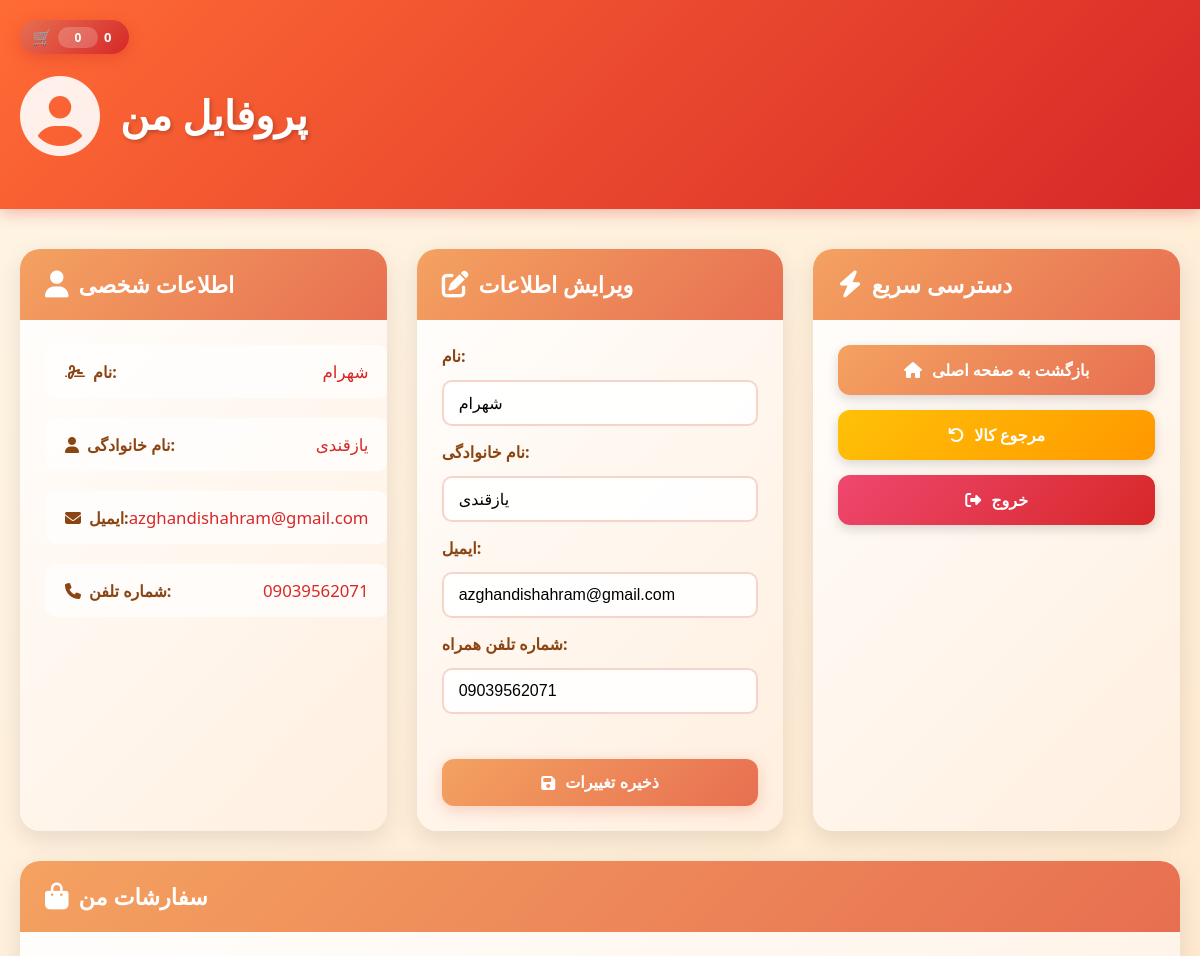
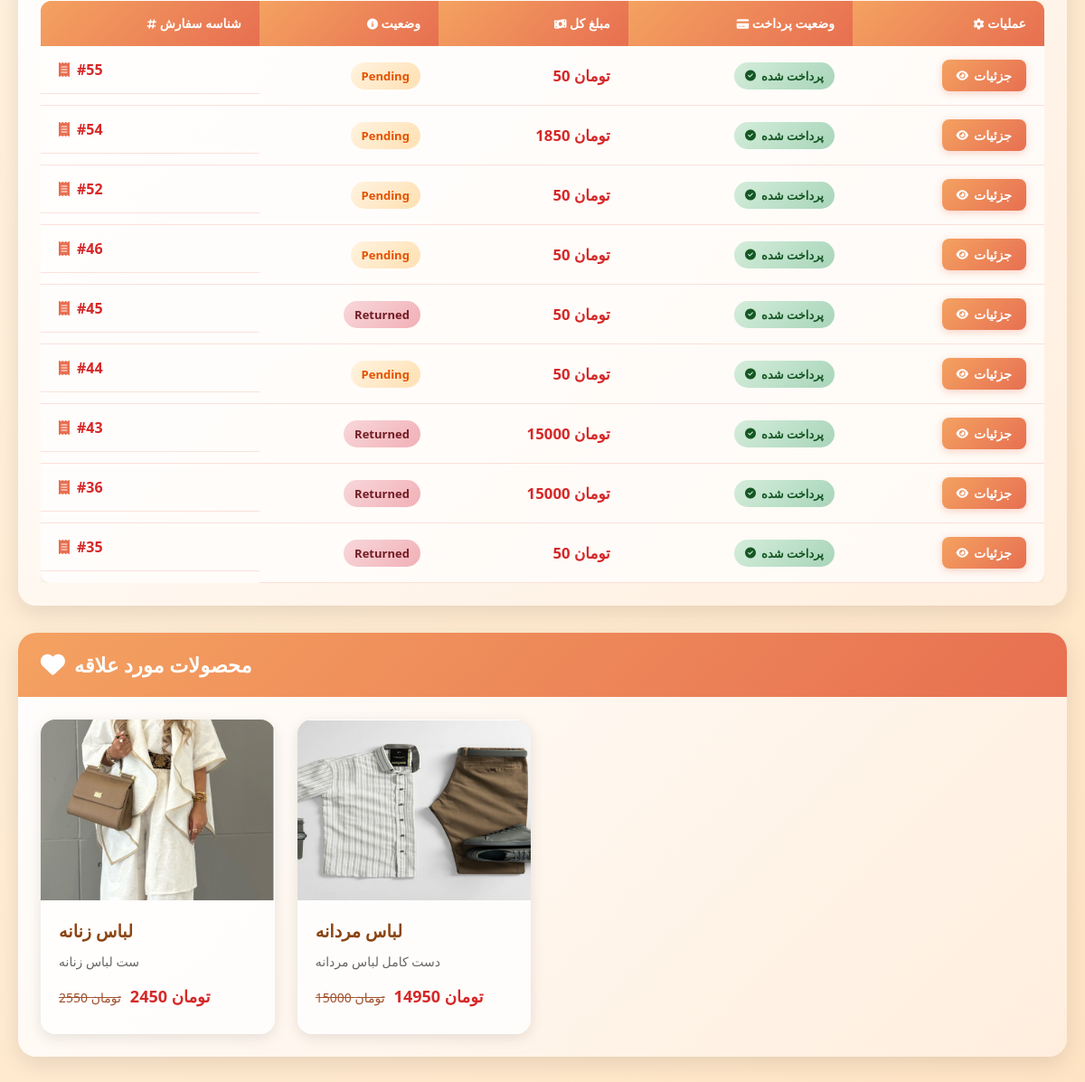
Screenshot of /profile/ (signed in) with the database file from the repository (2 pictures, top to bottom).
### account/models.py (models this page shows, shortened)
class ShopUser(AbstractBaseUser , PermissionsMixin):
    phone = models.CharField(max_length=11, unique=True)
    first_name = models.CharField(max_length=100)
    last_name = models.CharField(max_length=100)
    city = models.CharField(max_length=100)
    address = models.CharField(max_length=250)
    email = models.EmailField(unique=True, blank=True, null=True)
    is_active = models.BooleanField(default=True)
    is_staff = models.BooleanField(default=False)
    is_superuser = models.BooleanField(default=False)
    date_joined = models.DateTimeField(default=timezone.now)
    objects = ShopUserManager()
    USERNAME_FIELD = 'phone'
    REQUIRED_FIELDS = []

### order/models.py (models this page shows, shortened)
class Order(models.Model):
    order_status = models.CharField(max_length=100, choices=[
        ('pending', 'Pending'),
        ('confirmed', 'Confirmed'),
        ('shipped', 'Shipped'),
        ('delivered', 'Delivered'),
        ('cancelled', 'Cancelled'),
        ('returned', 'Returned')], default='pending'
    )
    buyer = models.ForeignKey(ShopUser, related_name='orders', on_delete=models.SET_NULL, null=True)
    first_name = models.CharField(max_length=50)
    last_name = models.CharField(max_length=50)
    phone = models.CharField(max_length=11)
    email = models.EmailField()
    city = models.CharField(max_length=100)
    province = models.CharField(max_length=100)
    address = models.CharField(max_length=250)
    postal_code = models.CharField(max_length=20)
    created = models.DateTimeField(auto_now_add=True)
    updated = models.DateTimeField(auto_now=True)
    paid = models.BooleanField(default=False)
    return_reason = models.TextField(blank=True, null=True)
    class Meta:
        ordering = ['-created']
        indexes = [models.Index(fields=['-created'])]
    def get_total_price(self):
        return sum(item.get_cost() for item in self.items.all())
    def get_post_price  (self):
        weight = sum(item.get_weight() for item in self.items.all())
        if weight <= 3000:
            return 50
        elif 3000 < weight < 5000:
            return 60
        else:
            return 70
    def get_total_price_with_post(self):
        return self.get_total_price() + self.get_post_price()

class OrderItem(models.Model):
    order = models.ForeignKey(Order, related_name='items', on_delete=models.CASCADE)
    product = models.ForeignKey(Product, related_name='order_items', on_delete=models.CASCADE)
    price = models.PositiveIntegerField(default=0)
    quantity = models.PositiveIntegerField(default=1)
    weight = models.PositiveIntegerField(default=0)
    def get_cost(self):
        return self.price * self.quantity
    def get_weight(self):
        return self.weight * self.quantity

### shop/models.py (models this page shows, shortened)
class Product(models.Model):
    category = models.ForeignKey(Category, related_name='products', on_delete=models.CASCADE, verbose_name='دسته بندی')
    name = models.CharField(max_length=200, verbose_name='نام')
    slug = models.SlugField(max_length=200, verbose_name='اسلاگ')
    description = models.TextField(blank=True, verbose_name='توضیحات')
    weight = models.PositiveIntegerField(default=0, verbose_name='وزن')
    price = models.PositiveIntegerField(default=0, verbose_name='قیمت')
    off = models.PositiveIntegerField(default=0, verbose_name=' تخفیف')
    new_price = models.PositiveIntegerField(default=0, verbose_name='قیمت جدید')
    tags = TaggableManager()
    favorite_products = models.ManyToManyField(ShopUser, related_name='favorite_products', blank=True)
    created = models.DateTimeField(auto_now_add=True, verbose_name='تاریخ ایجاد')
    updated = models.DateTimeField(auto_now=True, verbose_name='تاریخ بروزرسانی')
    inventory = models.PositiveIntegerField(default=0, verbose_name='موجودی')
    class Meta:
        ordering = ['-created']
        indexes = [
            models.Index(fields=['id','slug']),
            models.Index(fields=['name']),
            models.Index(fields=['-created']),
        ]
        verbose_name = 'محصول'
        verbose_name_plural = 'محصولات'
    def get_absolute_url(self):
        return reverse('shop:product_detail', args=[self.id, self.slug])

class ProductImage(models.Model):
    product = models.ForeignKey(Product, related_name='images', on_delete=models.CASCADE, verbose_name='محصول')
    image = models.ImageField(upload_to='products/%Y/%m/%d', blank=True, verbose_name='تصویر')
    created = models.DateTimeField(auto_now_add=True, verbose_name='تاریخ ایجاد')
    class Meta:
        ordering = ['-created']
        indexes = [
            models.Index(fields=['-created']),
        ]
        verbose_name = 'تصویر محصول'
        verbose_name_plural = 'تصویرهای محصولات'

### shop/views.py (the view)
# urls.py: path('profile/', views.profile, name='profile'),
@login_required
def profile(request):
    if request.method == 'POST':
        form = ProfileForm(request.POST, instance=request.user)
        if form.is_valid():
            form.save()
            messages.success(request, 'پروفایل شما با موفقیت ثبت شد')
            return redirect('shop:profile')
    else:
        request.user.refresh_from_db()
        form = ProfileForm(instance=request.user)
    context = {
        'form': form,
        'orders': Order.objects.filter(buyer=request.user,paid=True),
    }
    return render(request, 'shop/profile.html', context)

### shop/templates/shop/profile.html (shortened to what this page needs)
{% extends 'parent/base.html' %}
{% load static %}
{% block content %}
<link rel="stylesheet" href="{% static 'css/profile.css' %}">
<link rel="stylesheet" href="https://cdnjs.cloudflare.com/ajax/libs/font-awesome/6.5.1/css/all.min.css" />
<div class="profile-header">
    <div class="profile-header-content">
        <div class="profile-avatar">
            <i class="fas fa-user-circle"></i>
        </div>
        <h1 class="profile-title">پروفایل من</h1>
    </div>
</div>
<div class="profile-container">
    <div class="profile-card">
        <div class="card-header">
            <h2><i class="fas fa-user"></i> اطلاعات شخصی</h2>
        </div>
        <div class="card-body">
            <div class="info-grid">
                <div class="info-item">
                    <span class="info-label"><i class="fas fa-signature"></i> نام:</span>
                    <span class="info-value">{{ user.first_name|default:"-" }}</span>
                </div>
                <div class="info-item">
                    <span class="info-label"><i class="fas fa-user"></i> نام خانوادگی:</span>
                    <span class="info-value">{{ user.last_name|default:"-" }}</span>
                </div>
                <div class="info-item">
                    <span class="info-label"><i class="fas fa-envelope"></i> ایمیل:</span>
                    <span class="info-value">{{ user.email }}</span>
                </div>
                <div class="info-item">
                    <span class="info-label"><i class="fas fa-phone"></i> شماره تلفن:</span>
                    <span class="info-value">{{ user.phone|default:"-" }}</span>
                </div>
            </div>
        </div>
    </div>
    <div class="profile-card">
        <div class="card-header">
            <h2><i class="fas fa-edit"></i> ویرایش اطلاعات</h2>
        </div>
        <div class="card-body">
            <form method="post" class="profile-form">
                <div class="form-group">
                    {{ form.as_p }}
                </div>
                <button type="submit" class="btn-submit">
                    <i class="fas fa-save"></i> ذخیره تغییرات
                </button>
            </form>
        </div>
    </div>
    <div class="profile-card">
        <div class="card-header">
            <h2><i class="fas fa-bolt"></i> دسترسی سریع</h2>
        </div>
        <div class="card-body">
            <div class="action-buttons">
                <a href="{% url 'shop:product_list' %}" class="action-btn btn-primary">
                    <i class="fas fa-home"></i> بازگشت به صفحه اصلی
                </a>
                <a href="{% url 'shop:return_product' %}" class="action-btn btn-warning">
                    <i class="fas fa-undo"></i> مرجوع کالا
                </a>
                <a href="{% url 'shop:logout' %}" class="action-btn btn-danger">
                    <i class="fas fa-sign-out-alt"></i> خروج
                </a>
            </div>
        </div>
    </div>
    <div class="profile-card orders-card">
        <div class="card-header">
            <h2><i class="fas fa-shopping-bag"></i> سفارشات من</h2>
        </div>
        <div class="card-body">
            {% include 'order_list.html' %}
        </div>
    </div>
    <div class="profile-card favorites-card">
        <div class="card-header">
            <h2><i class="fas fa-heart"></i> محصولات مورد علاقه</h2>
        </div>
        <div class="card-body">
            {% if user.favorite_products.all %}
                <div class="favorites-grid">
                    {% for product in user.favorite_products.all %}
                        <div class="favorite-item">
                            <a href="{{ product.get_absolute_url }}" class="favorite-link">
                                <div class="favorite-image">
                                    {% if product.images.first %}
                                        <img src="{{ product.images.first.image.url }}" alt="{{ product.name }}">
                                    {% else %}
                                        <img src="{% static 'images/no-image.png' %}" alt="No image">
                                    {% endif %}
                                </div>
                                <div class="favorite-info">
                                    <h3 class="favorite-name">{{ product.name }}</h3>
                                    {% if product.description %}
                                        <p class="favorite-description">{{ product.description|truncatewords:15 }}</p>
                                    {% endif %}
                                    <div class="favorite-price">
                                        {% if product.off > 0 %}
                                            <span class="old-price">{{ product.price }} تومان</span>
                                            <span class="new-price">{{ product.new_price }} تومان</span>
                                        {% else %}
                                            <span class="new-price">{{ product.price }} تومان</span>
                                        {% endif %}
                                    </div>
                                </div>
                            </a>
                        </div>
                    {% endfor %}
                </div>
            {% else %}
                <div class="empty-state">
                    <i class="fas fa-heart-broken"></i>
                    <p>شما هنوز محصولی را به علاقه‌مندی‌ها اضافه نکرده‌اید.</p>
                    <a href="{% url 'shop:product_list' %}" class="btn-primary">مشاهده محصولات</a>
                </div>
            {% endif %}
        </div>
    </div>
</div>
{% endblock %}

### order/templates/order_list.html (shortened to what this page needs)
{% load static %}
<link rel="stylesheet" href="{% static 'css/order_list.css' %}">
<link rel="stylesheet" href="https://cdnjs.cloudflare.com/ajax/libs/font-awesome/6.5.1/css/all.min.css" />
{% if orders %}
    <div class="order-list-container">
        <div class="order-list-table-wrapper">
            <table class="order-list-table">
                <thead>
                    <tr>
                        <th><i class="fas fa-hashtag"></i> شناسه سفارش</th>
                        <th><i class="fas fa-info-circle"></i> وضعیت</th>
                        <th><i class="fas fa-money-bill-wave"></i> مبلغ کل</th>
                        <th><i class="fas fa-credit-card"></i> وضعیت پرداخت</th>
                        <th><i class="fas fa-cog"></i> عملیات</th>
                    </tr>
                </thead>
                <tbody>
                    {% for order in orders %}
                    <tr class="order-row">
                        <td class="order-id-cell">
                            <i class="fas fa-receipt"></i>
                            <span>#{{ order.id }}</span>
                        </td>
                        <td>
                            <span class="status-badge status-{{ order.order_status }}">
                                {{ order.get_order_status_display|default:order.order_status }}
                            </span>
                        </td>
                        <td class="price-cell">
                            <strong>{{ order.get_total_price_with_post }} تومان</strong>
                        </td>
                        <td>
                            {% if order.paid %}
                                <span class="payment-badge paid">
                                    <i class="fas fa-check-circle"></i> پرداخت شده
                                </span>
                            {% else %}
                                <span class="payment-badge unpaid">
                                    <i class="fas fa-times-circle"></i> پرداخت نشده
                                </span>
                            {% endif %}
                        </td>
                        <td class="action-cell">
                            <a href="{% url 'order:order_detail' order.id %}" class="btn-details">
                                <i class="fas fa-eye"></i> جزئیات
                            </a>
                        </td>
                    </tr>
                    {% endfor %}
                </tbody>
            </table>
        </div>
    </div>
{% endif %}

### rows the page displays
ShopUser: first_name "شهرام", last_name "یازقندی", email "azghandishahram@gmail.com", phone "09039562071"
Order: id "55", order_status "Pending", get_total_price_with_post "50", paid True (drawn)
Order: id "54", order_status "Pending", get_total_price_with_post "1850", paid True (drawn)
Order: id "52", order_status "Pending", get_total_price_with_post "50", paid True (drawn)
Order: id "46", order_status "Pending", get_total_price_with_post "50", paid True (drawn)
Order: id "45", order_status "Returned", get_total_price_with_post "50", paid True (drawn)
Order: id "44", order_status "Pending", get_total_price_with_post "50", paid True (drawn)
Order: id "43", order_status "Returned", get_total_price_with_post "15000", paid True (drawn)
Order: id "36", order_status "Returned", get_total_price_with_post "15000", paid True (drawn)
Order: id "35", order_status "Returned", get_total_price_with_post "50", paid True (drawn)
Product: images.first.image (picture), name "لباس زنانه", description "ست لباس زنانه", price "2550", new_price "2450"
Product: images.first.image (picture), name "لباس مردانه", description "دست کامل لباس مردانه", price "15000", new_price "14950"

### other values shown
{{ item_count }} "0"
{{ cart.get_total_price }} "0"
